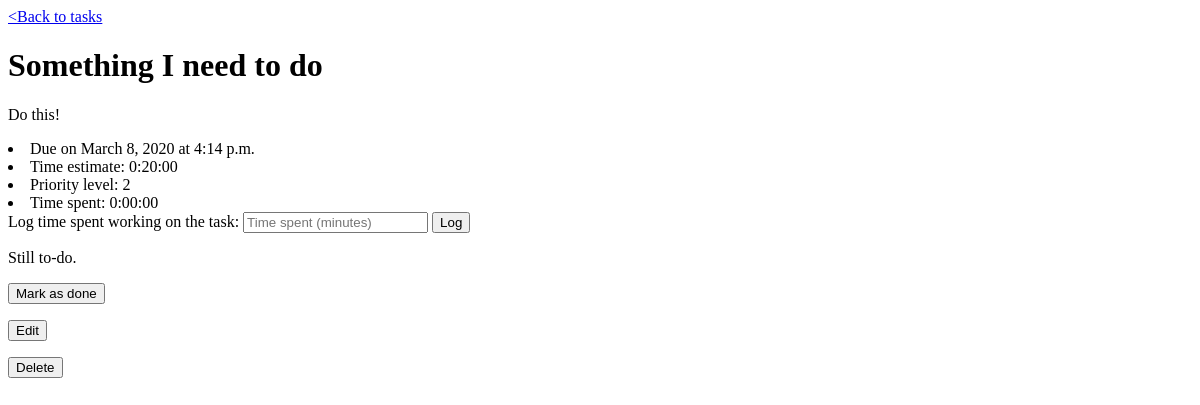
The app's page /task/1/, older data.
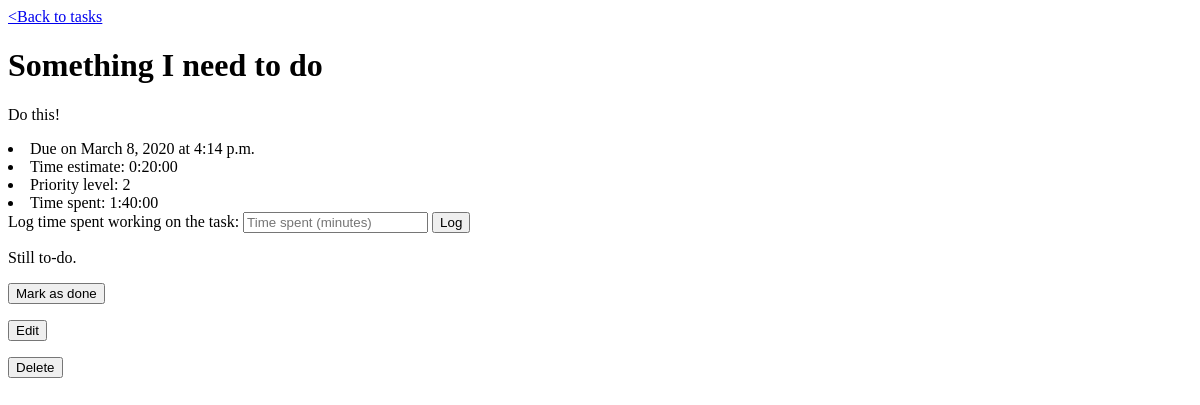
The same page, newer data.
### tasks/models.py (models this page shows, shortened)
class Task(models.Model):
    LOW = 1
    MED = 2
    HIGH = 3
    PRIORITY_LIST = [
        (LOW, "Low"),
        (MED, "Normal"),
        (HIGH, "High"),
    ]
    title = models.CharField(max_length=200)
    description = models.CharField(max_length=1000)
    due_date = models.DateField("due date", default=timezone.now().date())
    due_time = models.TimeField("due time", default=timezone.now().time())
    time_estimate = models.DurationField("time estimate")
    priority = models.IntegerField("priority", choices=PRIORITY_LIST, default=2)
    done = models.BooleanField(default=False)
    completion_time = models.DateTimeField("completion time", null=True, blank=True)
    completed_on_time = models.BooleanField(default=False)
    time_spent = models.DurationField(
        "time spent", default=timedelta(hours=0, minutes=0)
    )

### tasks/views.py (the view, shortened to what this page needs)
# urls.py: path("task/<int:pk>/", views.TaskDetail.as_view(), name="task_detail"),
class TaskDetail(DetailView):
    model = Task
    template_name = "tasks/task_detail.html"

### tasks/templates/tasks/task_detail.html (shortened to what this page needs)
<a href="/tasks/">&ltBack to tasks</a>
<h1>{{ task.title }}</h1>
<p>{{ task.description }}</p>
<li>Due on {{ task.due_date }} at {{ task.due_time }}</li>
<li>Time estimate: {{ task.time_estimate }}</li>
<li>Priority level: {{ task.priority }}</li>
<li>Time spent: {{ task.time_spent }}</li>
<form action="{% url 'tasks:change_time_spent' task.id %}" method="post">
    Log time spent working on the task:
    <input type="number" name="input" placeholder="Time spent (minutes)">
    <input type="submit" value="Log">
</form>
{% if task.done %}
<p>Done!</p>
<form action="{% url 'tasks:mark_as_todo' task.id %}" method="post">
    {% csrf_token %}
    <input type="submit", value="Mark as todo">
</form>
{% else %}
<p>Still to-do.</p>
<form action="{% url 'tasks:mark_as_done' task.id %}" method="post">
    <input type="submit", value="Mark as done">
</form>
{% endif %}
<form action="{% url 'tasks:edit_task' task.id %}" method="get">
    <input type="submit", value="Edit">
</form>
<form action="{% url 'tasks:delete_task' task.id %}" method="get">
    <input type="submit", value="Delete">
</form>

Row changes from the older to the newer data that the page shows:
changed Task "Something I need to do": time_spent "0:00:00" → "1:40:00"
